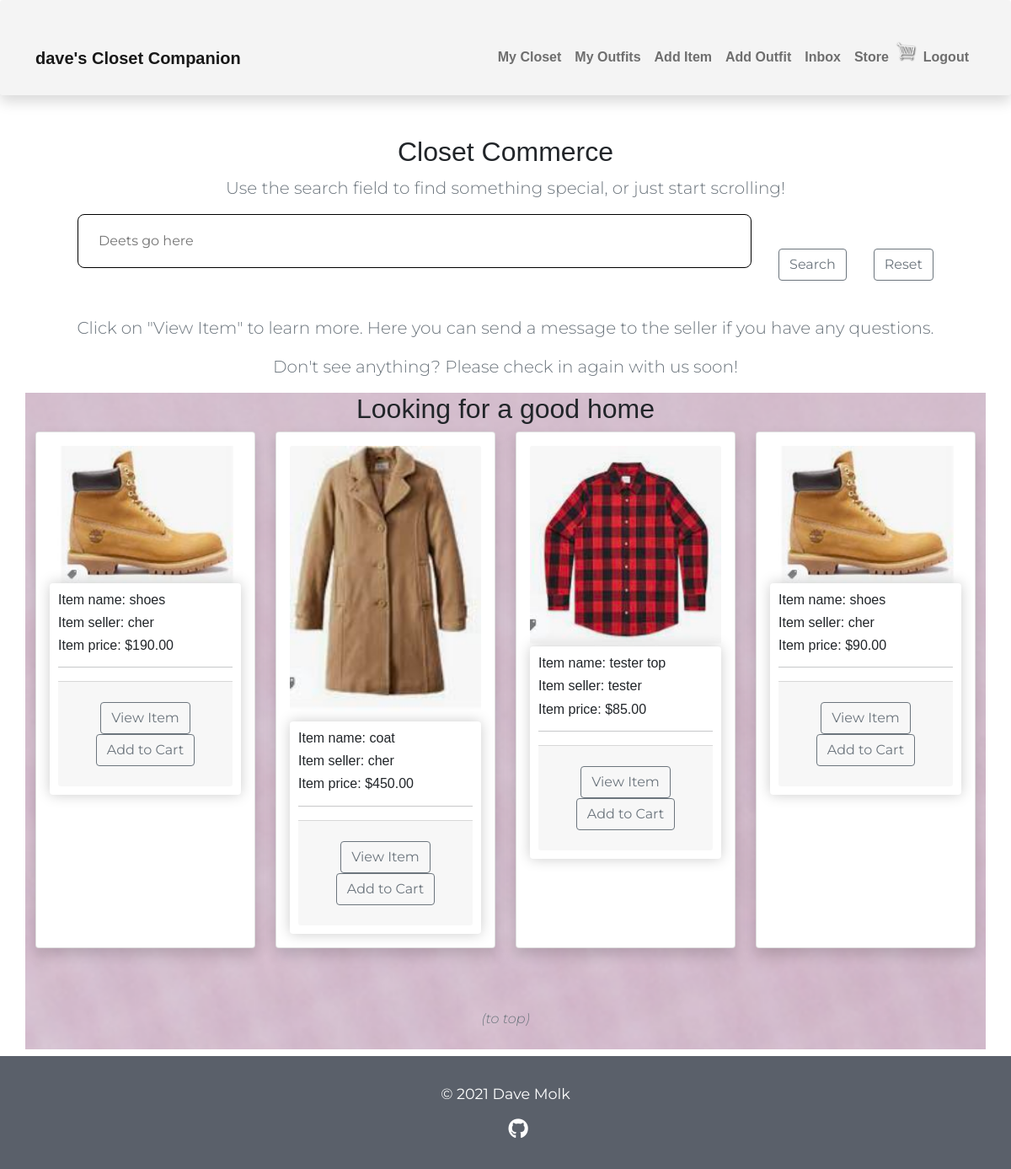
The page /store/ (signed in) on the database its author committed.
### user/models.py (models this page shows)
class Profile(models.Model):
    user = models.OneToOneField(
        User, on_delete=models.CASCADE, null=True, blank=True)
    name = models.CharField(max_length=200, blank=True, null=True)
    email = models.EmailField(max_length=500, blank=True, null=True)
    username = models.CharField(max_length=200, blank=True, null=True)
    created = models.DateTimeField(auto_now_add=True)
    id = models.UUIDField(default=uuid.uuid4, unique=True,
                          primary_key=True, editable=False)
    def __str__(self):
        return str(self.username)

### wardrobe/models.py (models this page shows, shortened)
class Item(models.Model):
    top = 'top'
    bottom = 'bottom'
    dress = 'dress'
    shoe = 'shoe'
    outerwear = 'outerwear'
    handbag = 'handbag'
    other = 'other'
    item_type = [
        (top, 'top'),
        (bottom, 'bottom'),
        (dress, 'dress'),
        (shoe, 'shoe'),
        (outerwear, 'outerwear'),
        (handbag, 'handbag'),
        (other, 'other'),
    ]
    owner = models.ForeignKey(Profile, null=True, blank=True, on_delete=models.CASCADE)
    name = models.CharField(max_length=100)
    description = models.TextField(max_length=300, blank=True, null=True)
    type = models.CharField(max_length=100, choices = item_type, default=shoe)
    image = ResizedImageField(size=[961, 1140], blank=True, null=True, upload_to="images", default="images/itemdefault.jpg")
    url = models.URLField(max_length=200, blank=True, null=True)
    sell = models.BooleanField(default=False)
    price = models.DecimalField(max_digits=7, decimal_places=2, blank=True, null=True)
    tags = models.ManyToManyField('Tag', blank=True)
    created = models.DateTimeField(auto_now_add=True)
    id = models.UUIDField(default=uuid.uuid4, unique=True, primary_key=True, editable=False)
    @property
    def imageURL(self):
        try:
            url = self.image.url
        except:
            url = ''
        return url

### store/views.py (the view)
# urls.py: path('store/', include('store.urls')),
@login_required(login_url="login")
def store(request):
    data = cartData(request)
    cartItems = data['cartItems']
    items, search_query = searchItems(request)
    context = {'items': items, 'cartItems': cartItems}
    return render(request, 'store/store.html', context)

### store/models.py (called while the page is built)
    @property
    def get_cart_items(self):
        orderitems = self.orderitem_set.all()
        total = sum([item.quantity for item in orderitems])
        return total

### store/utils.py (called while the page is built)
def searchItems(request):
    search_query = ''
    if request.GET.get('search_query'):
        search_query = request.GET.get('search_query')
    tags = Tag.objects.filter(name__icontains=search_query)
    items = Item.objects.filter(sell=True).distinct().filter(
        Q(name__icontains=search_query) |
        Q(description__icontains=search_query) |
        Q(type__icontains=search_query) |
        Q(owner__username__icontains=search_query) |
        Q(tags__in=tags)
    )
    return items, search_query

def cartData(request):
	if request.user.is_authenticated:
		customer = request.user.profile
		order, created = Order.objects.get_or_create(customer=customer, complete=False)
		orderItems = order.orderitem_set.all()
		cartItems = order.get_cart_items
	else:
		return redirect('login')
	return {'cartItems': cartItems ,'order': order, 'orderItems': orderItems}

### store/templates/store/store.html (shortened to what this page needs)
{% extends 'main.html' %}
{% load static %}
{% block content %}
{% if items %}
<div class="container-lg">
    <div class="text-center">
        <h2>Closet Commerce</h2>
        <p class="lead text-muted">Use the search field to find something special, or just start scrolling! </p>
    </div>
</div>
<section class="hero-section text-center">
      <div class="container container--narrow">
          <div class="hero-section__search">
              <form id='searchForm' class="form" action="" method="GET">
                  <div class="form__field">
                      <input class="input input--text" id="formInput#search" type="text" name="search_query"
                          placeholder="Deets go here" value="" />
                  </div>
                  <input class="btn btn-outline-secondary" type="submit" value="Search" />
                  <input class="btn btn-outline-secondary" type="submit" value="Reset" name='' />
              </form>
          </div>
      </div>
</section>
<div class="text-center">
  <p class="lead text-muted">Click on "View Item" to learn more. Here you can send a message to the seller if you have any questions.</p>
  <p class="lead text-muted">Don't see anything? Please check in again with us soon!</p>
</div>
<div class="container-lg bg-light texture">
    <div class="text-center">
      <h2>Looking for a good home</h2>
    </div>
    <div class="row my-2 justify-content-center">
    {% for item in items %}
    {% if request.user.profile != item.owner %}
    {% if item.price %}
      <div class="col-8 col-lg-4 col-xl-3 mb-3 d-flex align-items-stretch">
        <div class="card-group">
          <div class="card shadow p-3 mb-5 bg-body rounded" >
            {% if item.url %}
            <img src="{{item.url}}" class="card-img-top">
            {% else %}
            <img src="{{item.imageURL}}" class="card-img-top">
            {% endif %}
            <div class="box-element product">
                <h6>Item name: {{item.name}}</h6>
                <h6>Item seller: {{item.owner}}</h6>
                <h6>Item price: ${{item.price|floatformat:2}}</h6>
                <hr>
                <div class="card-footer text-center py-4">
                  <a href="{% url 'sale-item' item.id %}" class="btn btn-outline-secondary">View Item</a>
                  <button data-product={{item.id}} data-action="add" class="btn btn-outline-secondary add-btn update-cart">Add to Cart</button>
                </div>
            </div>
          </div>
        </div>
      </div>
      {% endif %}
      {% endif %}
    {% endfor %}
    <a class="nav-link text-center" href="#"><p class="fst-italic fw-light text-muted">(to top)</p></a>
    </div>
  </div>
{% endif %}
{% endblock %}

### templates/navbar.html (shortened to what this page needs)
{% load static %}
<nav class="navbar navbar-expand-lg navbar-light pt-5 pb-4 shadow p-3 mb-5 rounded nav-background">
    <div class="container-lg">
        <a class="navbar-brand" href="/">
        {% if request.user.is_authenticated %}
        <span class="nav-text fw-bold">
            {{request.user.profile.username}}'s Closet Companion
        </span>
        </a>
        {% else %}
        <a class="navbar-brand" href="/">
        <span class="nav-text fw-bold">
            Closet Companion
        </span>
        </a>
        {% endif %}
        <div class="collapse navbar-collapse justify-content-end align-center" id="main-nav">
        {% if request.user.is_authenticated %}
        <ul class="navbar-nav">
            <li class="nav-item">
            <a class="nav-link nav-text fw-bold" href="{% url 'items' %}">My Closet</a></span>
            </li>
            <li class="nav-item">
            <a class="nav-link nav-text fw-bold" href="{% url 'outfits' %}">My Outfits</a></span>
            </li>
            <li class="nav-item d-none d-md-inline">
            <a class="nav-link nav-text fw-bold" href="{% url 'create-item' %}">Add Item</a>
            </li>
            <li class="nav-item d-none d-md-inline">
            <a class="nav-link nav-text fw-bold" href="{% url 'create-outfit' %}">Add Outfit</a>
            </li>
            <li class="nav-item">
            <a class="nav-link nav-text fw-bold" href="{% url 'inbox' %}">Inbox</a>
            </li>
            <li class="nav-item d-none d-md-inline">
            <a class="nav-link nav-text fw-bold" href="{% url 'store' %}">Store</a>
            </li>
            <div>
                <a href="{% url 'cart' %}">
                <img class="menu-icon" width="30px" id='cart-icon' src="{% static 'images/cart.png' %}" alt="">
                </a>
            </div>
            <li class="nav-item">
            <a class="nav-link nav-text fw-bold" href="{% url 'logout' %}">Logout</a>
            </li>
        </ul>
        {% endif %}
        </div>
    </div>
</nav>

### static/css/wardrobe.css (style rules this page uses)
:root { --yellow: #ffe6a2; }
body { background-color: #fff; font-family: 'Montserrat', sans-serif; }
.texture { background-image: url('/static/images/texture1.png'); background-repeat: no-repeat; background-size: cover; }
.box-element { box-shadow: hsl(0, 0%, 80%) 0 0 16px; border-radius: 4px; padding: 10px; }
h1, h2, h3, h4, h5, h6 { font-family: 'Manrope', sans-serif; }
.nav-background { background-color: #f2f2f2cb; }
.nav-text { font-family: 'Manrope', sans-serif; }
.form { display: block; }
.form__field { margin-bottom: 3.5rem; }
input.input[type='text'], input.input[type='email'], input.input[type='password'], input.input[type='number'], textarea.input { min-width: 24rem; width: 100%; padding: 1.2rem 1.5rem; border-radius: 0.5rem; border: 0.5px solid; transition: all 0.3s ease-in-out; }
.hero-section { display: flex; align-items: center; }
.hero-section__search > .form { display: flex; align-items: center; justify-content: center; gap: 2rem; }
.hero-section__search > .form input.input--text { width: 50rem; }
.menu-icon { display: inline-block; }
#cart-icon { width: 25px; display: inline-block; align-items: center; }

### rows shown on the page
Item: imageURL (picture), name "shoes", owner "cher", price "190.00"
Item: imageURL (picture), name "coat", owner "cher", price "450.00"
Item: imageURL (picture), name "tester top", owner "tester", price "85.00"
Item: imageURL (picture), name "shoes", owner "cher", price "90.00"

### other values the page prints
{{ request.user.profile.username }} "dave"
